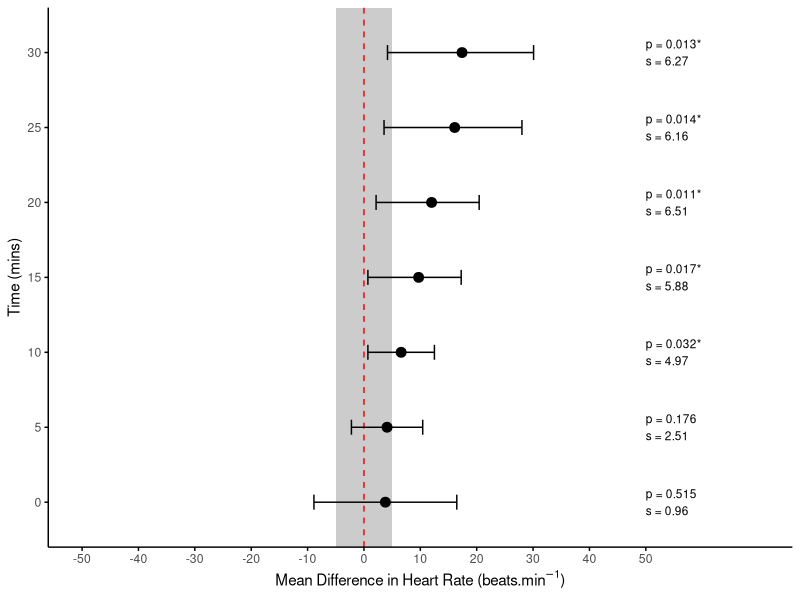
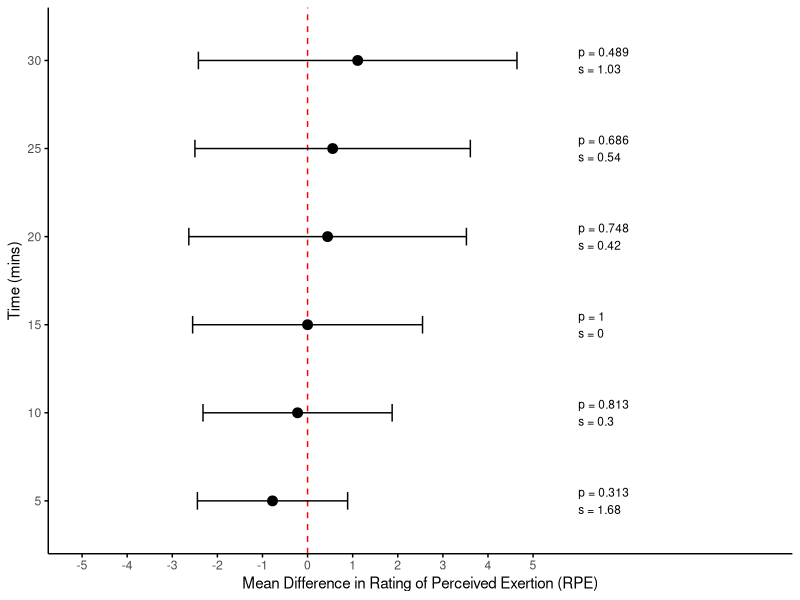
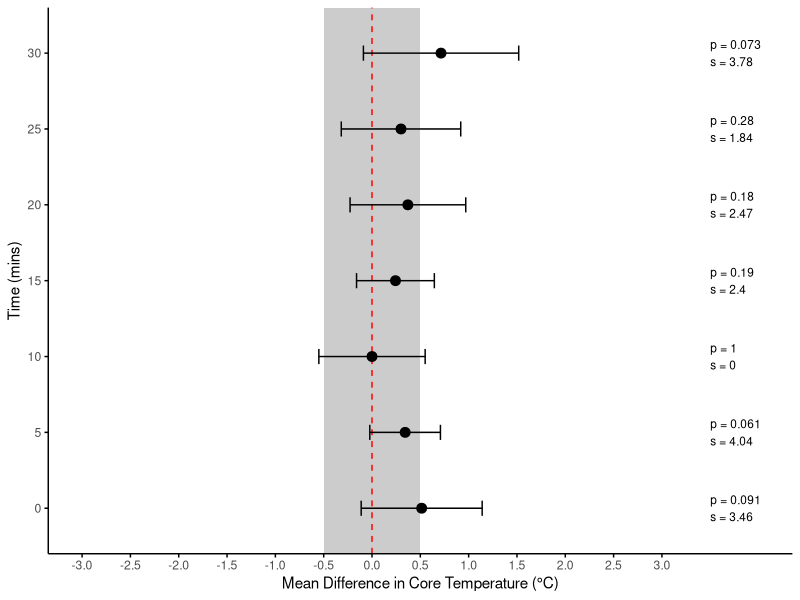
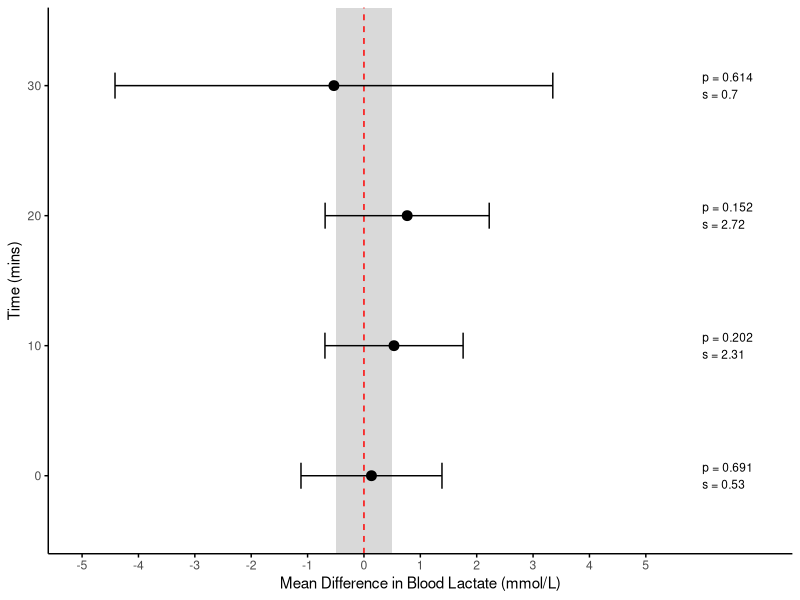
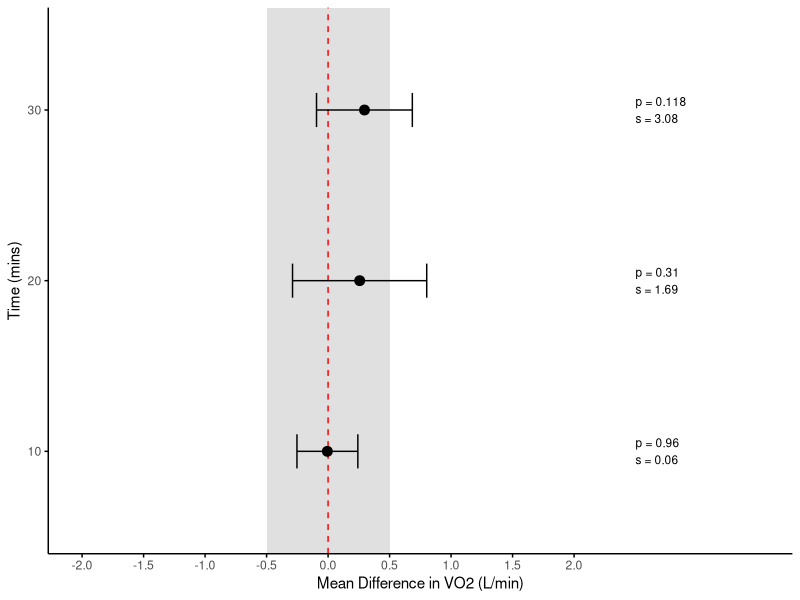
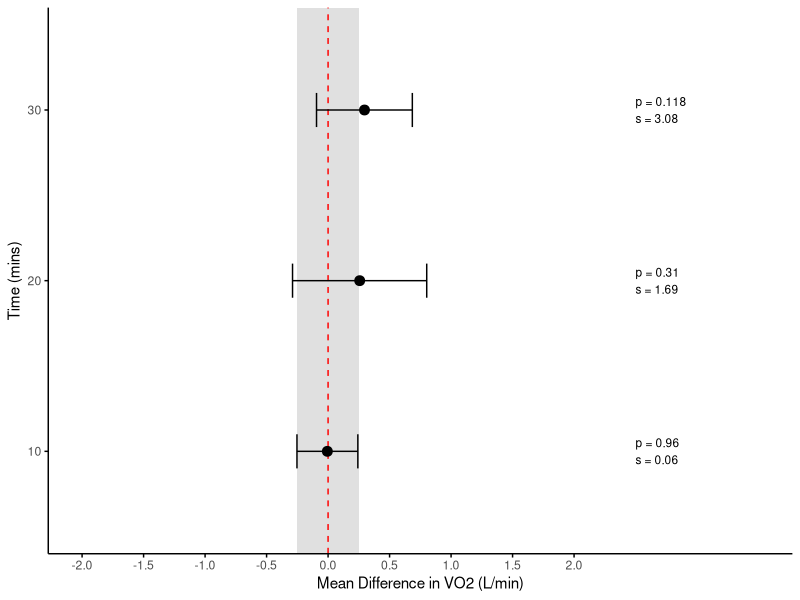
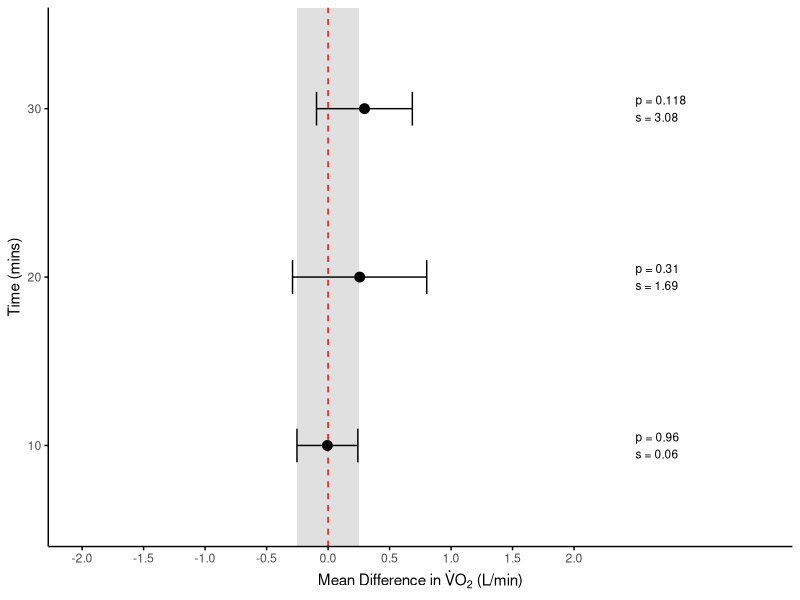
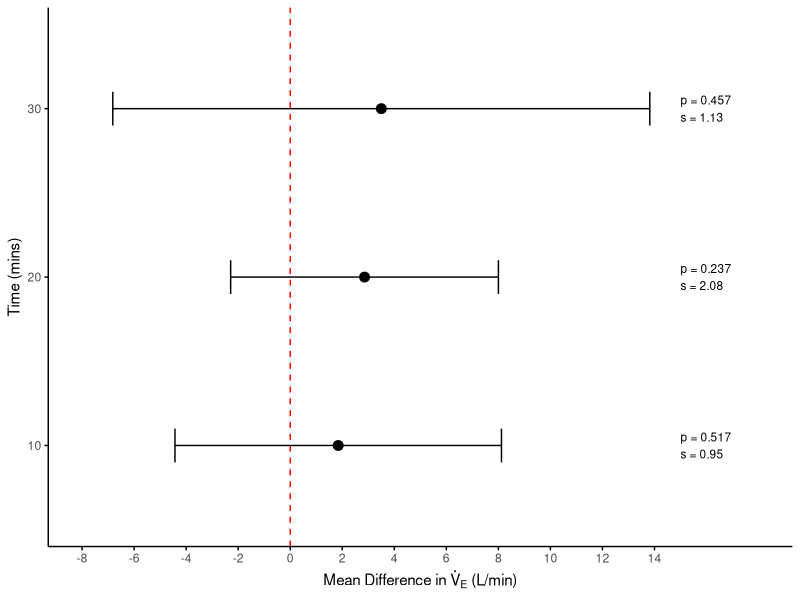

Source code (R) for these figures, in order:

# Load necessary libraries
library(ggplot2)

# Create a dataframe for the heart rate data
heart_rate_data <- data.frame(
  Time = factor(c("0", "5", "10", "15", "20", "25", "30"), 
                levels = c("0", "5", "10", "15", "20", "25", "30")),
  MeanDifference = c(3.8, 4.1, 6.6, 9.7, 12, 16.1, 17.4),
  StdError = c(5.601, 2.795, 2.609, 3.337, 3.73, 5.271, 5.61),
  Sig = c(0.515, 0.176, 0.032, 0.017, 0.011, 0.014, 0.013),
  LowerCI = c(-8.871, -2.222, 0.699, 0.699, 2.152, 3.563, 4.175),
  UpperCI = c(16.471, 10.422, 12.501, 17.248, 20.437, 28.025, 30.091)
)

# Calculate s-values from p-values
heart_rate_data$s_value <- -log2(heart_rate_data$Sig)

# Create significance markers
heart_rate_data$significance <- ifelse(heart_rate_data$Sig < 0.05, "*", "")

# Create the forest plot
forest_plot_hr <- ggplot(heart_rate_data, aes(x = MeanDifference, y = Time)) +
  # Add grey zone for ±5 beats
  geom_rect(aes(xmin = -5, xmax = 5, ymin = -Inf, ymax = Inf), 
            fill = "grey", alpha = 0.2) +
  geom_vline(xintercept = 0, linetype = "dashed", color = "red") +
  geom_errorbarh(aes(xmin = LowerCI, xmax = UpperCI), height = 0.2) +
  geom_point(size = 3) +
  # Adjust the position of p and s values with significance markers
  geom_text(aes(x = 50,  # Fixed position on right side
                label = paste0("p = ", round(Sig, 3), significance, "\ns = ", round(s_value, 2))), 
            hjust = 0, size = 3) +
  labs(x = expression("Mean Difference in Heart Rate (beats.min"^-1*")"),
       y = "Time (mins)") +
  theme_minimal() +
  theme(panel.grid.major = element_blank(), 
        panel.grid.minor = element_blank(),
        axis.line = element_line(color = "black"),  # Add axis lines
        axis.ticks = element_line(color = "black")) +  # Add axis ticks
  # Set x-axis limits to ±50
  scale_x_continuous(limits = c(-50, 70),  # Extended to 70 to accommodate text
                     breaks = seq(-50, 50, by = 10))  # Add breaks every 10 units

# Display the plot
print(forest_plot_hr)

# Save the plot as PDF
ggsave("Heart_Rate_Forest_Plot.pdf", forest_plot_hr, width = 10, height = 8, units = "in")

# Load necessary libraries
library(ggplot2)

# Create a dataframe for the RPE data
rpe_data <- data.frame(
  Time = factor(c("5", "10", "15", "20", "25", "30"), 
                levels = c("5", "10", "15", "20", "25", "30")),
  MeanDifference = c(-0.778, -0.222, 0, 0.444, 0.556, 1.111),
  StdError = c(0.722, 0.909, 1.106, 1.334, 1.324, 1.532),
  Sig = c(0.313, 0.813, 1, 0.748, 0.686, 0.489),
  LowerCI = c(-2.443, -2.319, -2.549, -2.633, -2.498, -2.421),
  UpperCI = c(0.888, 1.875, 2.549, 3.522, 3.609, 4.643)
)

# Calculate s-values from p-values
rpe_data$s_value <- -log2(rpe_data$Sig)

# Create significance markers
rpe_data$significance <- ifelse(rpe_data$Sig < 0.05, "*", "")

# Create the forest plot with expanded x-axis
forest_plot_rpe <- ggplot(rpe_data, aes(x = MeanDifference, y = Time)) +
  geom_vline(xintercept = 0, linetype = "dashed", color = "red") +
  geom_errorbarh(aes(xmin = LowerCI, xmax = UpperCI), height = 0.2) +
  geom_point(size = 3) +
  # Adjust the position of p and s values with significance markers
  geom_text(aes(x = 6,  # Moved further right
                label = paste0("p = ", round(Sig, 3), significance, "\ns = ", round(s_value, 2))), 
            hjust = 0, size = 3) +
  labs(x = "Mean Difference in Rating of Perceived Exertion (RPE)",
       y = "Time (mins)") +
  theme_minimal() +
  theme(panel.grid.major = element_blank(), 
        panel.grid.minor = element_blank(),
        axis.line = element_line(color = "black"),  
        axis.ticks = element_line(color = "black")) +
  # Expanded x-axis limits to show p and s values clearly
  scale_x_continuous(limits = c(-5, 10),  # Extended right limit to 10
                     breaks = seq(-5, 5, by = 1))  # Kept breaks the same

# Display the plot
print(forest_plot_rpe)

# Save the plot as PDF
ggsave("RPE_Forest_Plot.pdf", forest_plot_rpe, width = 10, height = 8, units = "in")

# Load necessary libraries
library(ggplot2)

# Create a dataframe for the Core Temperature data
core_temp_data <- data.frame(
  Time = factor(c("0", "5", "10", "15", "20", "25", "30"), 
                levels = c("0", "5", "10", "15", "20", "25", "30")),
  MeanDifference = c(0.514, 0.343, 0, 0.243, 0.371, 0.3, 0.714),
  StdError = c(0.256, 0.149, 0.225, 0.165, 0.245, 0.253, 0.328),
  Sig = c(0.091, 0.061, 1, 0.19, 0.18, 0.28, 0.073),
  LowerCI = c(-0.112, -0.023, -0.55, -0.16, -0.227, -0.318, -0.089),
  UpperCI = c(1.14, 0.708, 0.55, 0.645, 0.97, 0.918, 1.518)
)

# Calculate s-values from p-values
core_temp_data$s_value <- -log2(core_temp_data$Sig)

# Create significance markers
core_temp_data$significance <- ifelse(core_temp_data$Sig < 0.05, "*", "")

# Create the forest plot with expanded x-axis
forest_plot_core_temp_zoomed <- ggplot(core_temp_data, aes(x = MeanDifference, y = Time)) +
  # Add grey zone for ±0.5 °C
  geom_rect(aes(xmin = -0.5, xmax = 0.5, ymin = -Inf, ymax = Inf), 
            fill = "grey", alpha = 0.2) +
  geom_vline(xintercept = 0, linetype = "dashed", color = "red") +
  geom_errorbarh(aes(xmin = LowerCI, xmax = UpperCI), height = 0.2) +
  geom_point(size = 3) +
  # Adjust the position of p and s values with significance markers
  geom_text(aes(x = 3.5,  # Moved further right
                label = paste0("p = ", round(Sig, 3), significance, "\ns = ", round(s_value, 2))), 
            hjust = 0, size = 3) +
  labs(x = "Mean Difference in Core Temperature (°C)",
       y = "Time (mins)") +
  theme_minimal() +
  theme(panel.grid.major = element_blank(), 
        panel.grid.minor = element_blank(),
        axis.line = element_line(color = "black"),  # Add axis lines
        axis.ticks = element_line(color = "black")) +  # Add axis ticks
  # Expanded x-axis limits to show p and s values clearly
  scale_x_continuous(limits = c(-3, 4),  # Extended right limit to 4
                     breaks = seq(-3, 3, by = 0.5))  # Kept breaks the same

# Display the plot
print(forest_plot_core_temp_zoomed)

# Save the plot as PDF
ggsave("Core_Temperature_Forest_Plot.pdf", forest_plot_core_temp_zoomed, width = 10, height = 8, units = "in")

# Load necessary libraries
library(ggplot2)

# Create a dataframe for the Blood Lactate data
blood_lactate_data <- data.frame(
  Time = factor(c("0", "10", "20", "30"), 
                levels = c("0", "10", "20", "30")),
  MeanDifference = c(0.133, 0.533, 0.767, -0.533),
  StdError = c(0.291, 0.285, 0.338, 0.902),
  Sig = c(0.691, 0.202, 0.152, 0.614),
  LowerCI = c(-1.117, -0.692, -0.689, -4.416),
  UpperCI = c(1.384, 1.759, 2.222, 3.35)
)

# Calculate s-values from p-values
blood_lactate_data$s_value <- -log2(blood_lactate_data$Sig)

# Create significance markers
blood_lactate_data$significance <- ifelse(blood_lactate_data$Sig < 0.05, "*", "")

# Create the forest plot
forest_plot_lactate_zoomed_out <- ggplot(blood_lactate_data, aes(x = MeanDifference, y = Time)) +
  # Add grey zone for ±0.5 mmol/L
  geom_rect(aes(xmin = -0.5, xmax = 0.5, ymin = -Inf, ymax = Inf), 
            fill = "grey", alpha = 0.2) +
  geom_vline(xintercept = 0, linetype = "dashed", color = "red") +
  geom_errorbarh(aes(xmin = LowerCI, xmax = UpperCI), height = 0.2) +
  geom_point(size = 3) +
  # Adjust the position of p and s values with significance markers
  geom_text(aes(x = 6,  # Moved further right
                label = paste0("p = ", round(Sig, 3), significance, "\ns = ", round(s_value, 2))), 
            hjust = 0, size = 3) +
  labs(x = "Mean Difference in Blood Lactate (mmol/L)",
       y = "Time (mins)") +
  theme_minimal() +
  theme(panel.grid.major = element_blank(), 
        panel.grid.minor = element_blank(),
        axis.line = element_line(color = "black"),  # Add axis lines
        axis.ticks = element_line(color = "black")) +  # Add axis ticks
  # Expanded x-axis limits to show p and s values clearly
  scale_x_continuous(limits = c(-5, 7),  # Extended right limit to 7
                     breaks = seq(-5, 5, by = 1))  # Kept breaks the same

# Display the plot
print(forest_plot_lactate_zoomed_out)

# Save the plot as PDF
ggsave("Blood_Lactate_Forest_Plot.pdf", forest_plot_lactate_zoomed_out, width = 10, height = 8, units = "in")

# Load necessary libraries
library(ggplot2)

# Create a dataframe for the VO2 data
vo2_data <- data.frame(
  Time = factor(c("10", "20", "30"), 
                levels = c("10", "20", "30")),
  MeanDifference = c(-0.006, 0.257, 0.296),
  StdError = c(0.107, 0.237, 0.169),
  Sig = c(0.96, 0.31, 0.118),
  LowerCI = c(-0.253, -0.289, -0.094),
  UpperCI = c(0.242, 0.802, 0.685)
)

# Calculate s-values from p-values
vo2_data$s_value <- -log2(vo2_data$Sig)

# Create significance markers
vo2_data$significance <- ifelse(vo2_data$Sig < 0.05, "*", "")

# Create the forest plot
forest_plot_vo2_zoomed <- ggplot(vo2_data, aes(x = MeanDifference, y = Time)) +
  # Add grey zone for ±0.5 L/min
  geom_rect(aes(xmin = -0.5, xmax = 0.5, ymin = -Inf, ymax = Inf), 
            fill = "grey", alpha = 0.2) +
  geom_vline(xintercept = 0, linetype = "dashed", color = "red") +
  geom_errorbarh(aes(xmin = LowerCI, xmax = UpperCI), height = 0.2) +
  geom_point(size = 3) +
  # Adjust the position of p and s values with significance markers
  geom_text(aes(x = 2.5,  # Moved further right
                label = paste0("p = ", round(Sig, 3), significance, "\ns = ", round(s_value, 2))), 
            hjust = 0, size = 3) +
  labs(x = "Mean Difference in VO2 (L/min)",
       y = "Time (mins)") +
  theme_minimal() +
  theme(panel.grid.major = element_blank(), 
        panel.grid.minor = element_blank(),
        axis.line = element_line(color = "black"),  # Add axis lines
        axis.ticks = element_line(color = "black")) +  # Add axis ticks
  # Extended x-axis limits to show p and s values more clearly
  scale_x_continuous(limits = c(-2.0, 3.5),  # Extended right limit to 3.5
                     breaks = seq(-2.0, 2.0, by = 0.5))  # Kept breaks the same

# Display the plot
print(forest_plot_vo2_zoomed)

# Save the plot as PDF
ggsave("VO2_Forest_Plot.pdf", forest_plot_vo2_zoomed, width = 10, height = 8, units = "in")

# Load necessary libraries
library(ggplot2)

# Create a dataframe for the VO2 data
vo2_data <- data.frame(
  Time = factor(c("10", "20", "30"), 
                levels = c("10", "20", "30")),
  MeanDifference = c(-0.006, 0.257, 0.296),
  StdError = c(0.107, 0.237, 0.169),
  Sig = c(0.96, 0.31, 0.118),
  LowerCI = c(-0.253, -0.289, -0.094),
  UpperCI = c(0.242, 0.802, 0.685)
)

# Calculate s-values from p-values
vo2_data$s_value <- -log2(vo2_data$Sig)

# Create significance markers
vo2_data$significance <- ifelse(vo2_data$Sig < 0.05, "*", "")

# Create the forest plot
forest_plot_vo2_adjusted_grey <- ggplot(vo2_data, aes(x = MeanDifference, y = Time)) +
  # Add grey zone for ±0.25 L/min
  geom_rect(aes(xmin = -0.25, xmax = 0.25, ymin = -Inf, ymax = Inf), 
            fill = "grey", alpha = 0.2) +
  geom_vline(xintercept = 0, linetype = "dashed", color = "red") +
  geom_errorbarh(aes(xmin = LowerCI, xmax = UpperCI), height = 0.2) +
  geom_point(size = 3) +
  # Adjust the position of p and s values with significance markers
  geom_text(aes(x = 2.5,  # Moved further right
                label = paste0("p = ", round(Sig, 3), significance, "\ns = ", round(s_value, 2))), 
            hjust = 0, size = 3) +
  labs(x = "Mean Difference in VO2 (L/min)",
       y = "Time (mins)") +
  theme_minimal() +
  theme(panel.grid.major = element_blank(), 
        panel.grid.minor = element_blank(),
        axis.line = element_line(color = "black"),  # Add axis lines
        axis.ticks = element_line(color = "black")) +  # Add axis ticks
  # Extended x-axis limits to show p and s values more clearly
  scale_x_continuous(limits = c(-2.0, 3.5),  # Extended right limit to 3.5
                     breaks = seq(-2.0, 2.0, by = 0.5))  # Kept breaks the same

# Display the plot
print(forest_plot_vo2_adjusted_grey)

# Save the plot as PDF
ggsave("VO2_Forest_Plot_Adjusted_Grey.pdf", forest_plot_vo2_adjusted_grey, width = 10, height = 8, units = "in")

# Load necessary libraries
library(ggplot2)

# Create a dataframe for the VO2 data
vo2_data <- data.frame(
  Time = factor(c("10", "20", "30"), 
                levels = c("10", "20", "30")),
  MeanDifference = c(-0.006, 0.257, 0.296),
  StdError = c(0.107, 0.237, 0.169),
  Sig = c(0.96, 0.31, 0.118),
  LowerCI = c(-0.253, -0.289, -0.094),
  UpperCI = c(0.242, 0.802, 0.685)
)

# Calculate s-values from p-values
vo2_data$s_value <- -log2(vo2_data$Sig)

# Create significance markers
vo2_data$significance <- ifelse(vo2_data$Sig < 0.05, "*", "")

# Create the forest plot
forest_plot_vo2_subscript <- ggplot(vo2_data, aes(x = MeanDifference, y = Time)) +
  # Add grey zone for ±0.25 L/min
  geom_rect(aes(xmin = -0.25, xmax = 0.25, ymin = -Inf, ymax = Inf), 
            fill = "grey", alpha = 0.2) +
  geom_vline(xintercept = 0, linetype = "dashed", color = "red") +
  geom_errorbarh(aes(xmin = LowerCI, xmax = UpperCI), height = 0.2) +
  geom_point(size = 3) +
  # Adjust the position of p and s values with significance markers
  geom_text(aes(x = 2.5,  # Moved further right
                label = paste0("p = ", round(Sig, 3), significance, "\ns = ", round(s_value, 2))), 
            hjust = 0, size = 3) +
  labs(x = expression(paste("Mean Difference in ", dot(V), O[2], " (L/min)")),
       y = "Time (mins)") +
  theme_minimal() +
  theme(panel.grid.major = element_blank(), 
        panel.grid.minor = element_blank(),
        axis.line = element_line(color = "black"),  # Add axis lines
        axis.ticks = element_line(color = "black")) +  # Add axis ticks
  # Extended x-axis limits to show p and s values more clearly
  scale_x_continuous(limits = c(-2.0, 3.5),  # Extended right limit to 3.5
                     breaks = seq(-2.0, 2.0, by = 0.5))  # Kept breaks the same

# Display the plot
print(forest_plot_vo2_subscript)

# Save the plot as PDF
ggsave("VO2_Forest_Plot_Subscript.pdf", forest_plot_vo2_subscript, width = 10, height = 8, units = "in")

# Load necessary libraries
library(ggplot2)

# Create a dataframe for the VE data
ve_data <- data.frame(
  Time = factor(c("10", "20", "30"), 
                levels = c("10", "20", "30")),
  MeanDifference = c(1.844, 2.856, 3.5),
  StdError = c(2.721, 2.232, 4.475),
  Sig = c(0.517, 0.237, 0.457),
  LowerCI = c(-4.43, -2.29, -6.82),
  UpperCI = c(8.119, 8.001, 13.82)
)

# Calculate s-values from p-values
ve_data$s_value <- -log2(ve_data$Sig)

# Create significance markers
ve_data$significance <- ifelse(ve_data$Sig < 0.05, "*", "")

# Create the forest plot without the grey zone
forest_plot_ve_no_grey <- ggplot(ve_data, aes(x = MeanDifference, y = Time)) +
  geom_vline(xintercept = 0, linetype = "dashed", color = "red") +
  geom_errorbarh(aes(xmin = LowerCI, xmax = UpperCI), height = 0.2) +
  geom_point(size = 3) +
  # Adjust the position of p and s values with significance markers
  geom_text(aes(x = 15,  # Moved further right based on CI range
                label = paste0("p = ", round(Sig, 3), significance, "\ns = ", round(s_value, 2))), 
            hjust = 0, size = 3) +
  labs(x = expression(paste("Mean Difference in ", dot(V)[E], " (L/min)")),
       y = "Time (mins)") +
  theme_minimal() +
  theme(panel.grid.major = element_blank(), 
        panel.grid.minor = element_blank(),
        axis.line = element_line(color = "black"),
        axis.ticks = element_line(color = "black")) +
  # Set x-axis limits based on CI ranges with extra space for p-values
  scale_x_continuous(limits = c(-8, 18),
                     breaks = seq(-8, 14, by = 2))

# Display the plot
print(forest_plot_ve_no_grey)

# Save the plot as PDF
ggsave("VE_Forest_Plot.pdf", forest_plot_ve_no_grey, width = 10, height = 8, units = "in")